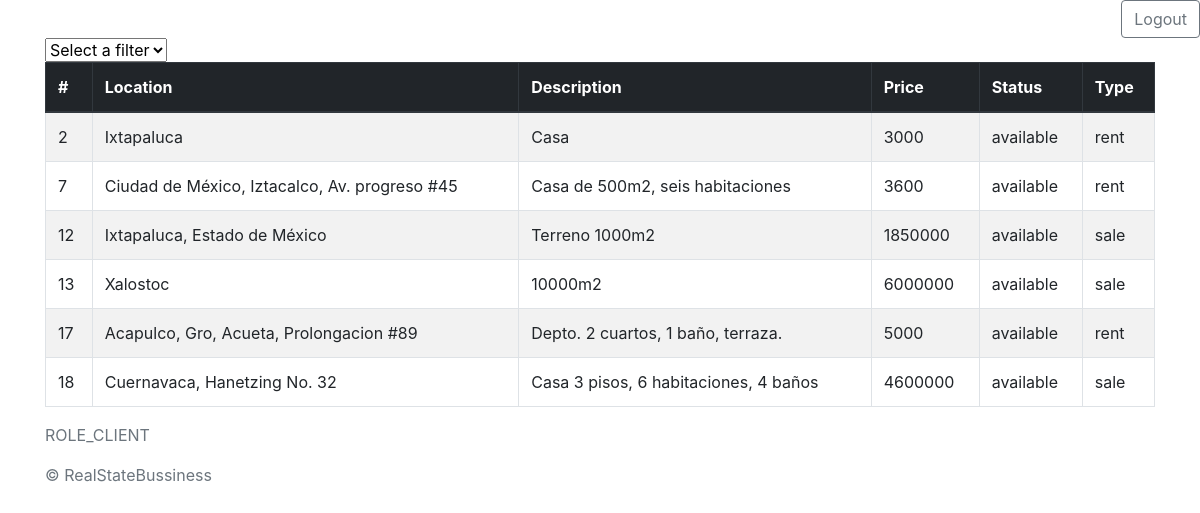
The app's page /index.php?do=available (signed in) with its own data.
### tables this page shows
CREATE TABLE `properties` (
  `id` int(11) NOT NULL AUTO_INCREMENT,
  `location` varchar(150) DEFAULT NULL,
  `description` varchar(255) DEFAULT NULL,
  `price` double DEFAULT NULL,
  `status` bit(1) DEFAULT NULL,
  `type` bit(1) DEFAULT NULL,
  `id_user` int(11) DEFAULT NULL,
  PRIMARY KEY (`id`),
  KEY `fk_user_idx` (`id_user`),
  CONSTRAINT `fk_user` FOREIGN KEY (`id_user`) REFERENCES `users` (`id`) ON DELETE NO ACTION ON UPDATE NO ACTION
);

### config/Database.php (called while the page is built)
<?php
class Database{
private $conn;
static $_instance;
private $servername = "localhost";
private $username = "root";
private $password = "adminadmin";
private $dbname = "real_state_db";
public function __construct(){
	try {
	    $this->conn = new PDO("mysql:host=$this->servername;dbname=$this->dbname", $this->username, $this->password);
	    $this->conn->setAttribute(PDO::ATTR_ERRMODE, PDO::ERRMODE_EXCEPTION);
	    }
	catch(PDOException $e)
	    {
	    echo "Connection failed: " . $e->getMessage();
	    }
	}
    public static function getInstance() {
        if (!(self::$_instance instanceof self)) {
            self::$_instance = new self();
        }
        return self::$_instance;
    }
    public function getConn() {
    	return $this->conn;
    }
 }
?>

### dao/PropertyDao.php (called while the page is built, shortened)
<?php
include 'config/Database.php';
class PropertyDao {
	private $conn;
	public function __construct() {
		$this->db = Database::getInstance();
		$this->conn = $this->db->getConn();
	}
	public function findAll() {
		try {
			$stmt = $this->conn->prepare("SELECT * FROM properties");
			$stmt->execute();
			$count = $stmt->rowCount();
			$data = $stmt->fetchAll(PDO::FETCH_OBJ);
			if ($count) {
				return $data;
			} else {
				return false;
			}
		} catch (PDOException $e) {
			echo "error: " . $e->getMessage();
		}
	}
}
?>

### config/Config.php (called while the page is built, shortened)
<?php
	include 'dao/PropertyDao.php';
	switch ($_GET['do']) {
		case 'available':
			$propertyDao = new PropertyDao();
			$properties = $propertyDao->findAll();
			break;
	}
?>

### layout/ListProperties.php (the view, shortened to what this page needs)
<form action="">
	<select name="filterOption" onchange="filterList(this.value);">
		<option value="">Select a filter</option>
	</select>
</form>
<div id="filteredList">
	<table class="table table-striped table-bordered">
		<thead class="thead-dark">
			<tr>
				<th scope="col">#</th>
				<th scope="col">Location</th>
				<th scope="col">Description</th>
				<th scope="col">Price</th>
				<th scope="col">Status</th>
				<th scope="col">Type</th>
			</tr>
		</thead>
		<tbody>
	<?php
	foreach ($properties as $property) {
	?>
			<tr>
				<td><?=$property->id?></td>
				<td><?=$property->location?></td>
				<td><?=$property->description?></td>
				<td><?=$property->price?></td>
				<td><?=$property->status==1?"available":"not available" ?></td>
				<td><?=$property->type==0?"sale":"rent" ?></td>
			</tr>
	<?php
	}
	?>
		</tbody>
	</table>
</div>

### index.php
<?php include 'config/Config.php'; ?>
<!DOCTYPE html>
<html>
<head>
	<?php include 'layout/Head.php'; ?>
</head>
<body>
	<?php include 'layout/Header.php'; ?>
	<div class="container">
		<?php include ($pageContainer); ?>
	</div>
	<footer>
		<?php include 'layout/Footer.php'; ?>
	</footer>
</body>
</html>

### layout/Head.php (shortened to what this page needs)
<link rel="stylesheet" href="https://stackpath.bootstrapcdn.com/bootstrap/4.1.3/css/bootstrap.min.css">

### layout/Header.php
<header>
	<div class="text-right">
		<?php if (!empty($_SESSION['id_role']) && isset($_SESSION['id_role'])) {?>
		<a href="index.php?do=logout" class="btn btn-outline-secondary">Logout</a>
		<?php } ?>
	</div>
</header>

### layout/Footer.php
<footer class="text-muted">
  <div class="container">
	<p>
		<?php
		if (isset($_SESSION['id_role'])) {
			echo $_SESSION['id_role'] == 1? 'ROLE_CLIENT' : 'ROLE_EMPLOYEE';
		}
		?>
		</p>
     &copy; RealStateBussiness
  </div>
</footer>

### records on screen
properties: id "2", location "Ixtapaluca", description "Casa", price "3000", status "available", type "rent"
properties: id "7", location "Ciudad de México, Iztacalco, Av. progreso #45", description "Casa de 500m2, seis habitaciones", price "3600", status "available", type "rent"
properties: id "12", location "Ixtapaluca, Estado de México", description "Terreno 1000m2", price "1850000", status "available", type "sale"
properties: id "13", location "Xalostoc", description "10000m2", price "6000000", status "available", type "sale"
properties: id "17", location "Acapulco, Gro, Acueta, Prolongacion #89", description "Depto. 2 cuartos, 1 baño, terraza.", price "5000", status "available", type "rent"
properties: id "18", location "Cuernavaca, Hanetzing No. 32", description "Casa 3 pisos, 6 habitaciones, 4 baños", price "4600000", status "available", type "sale"
